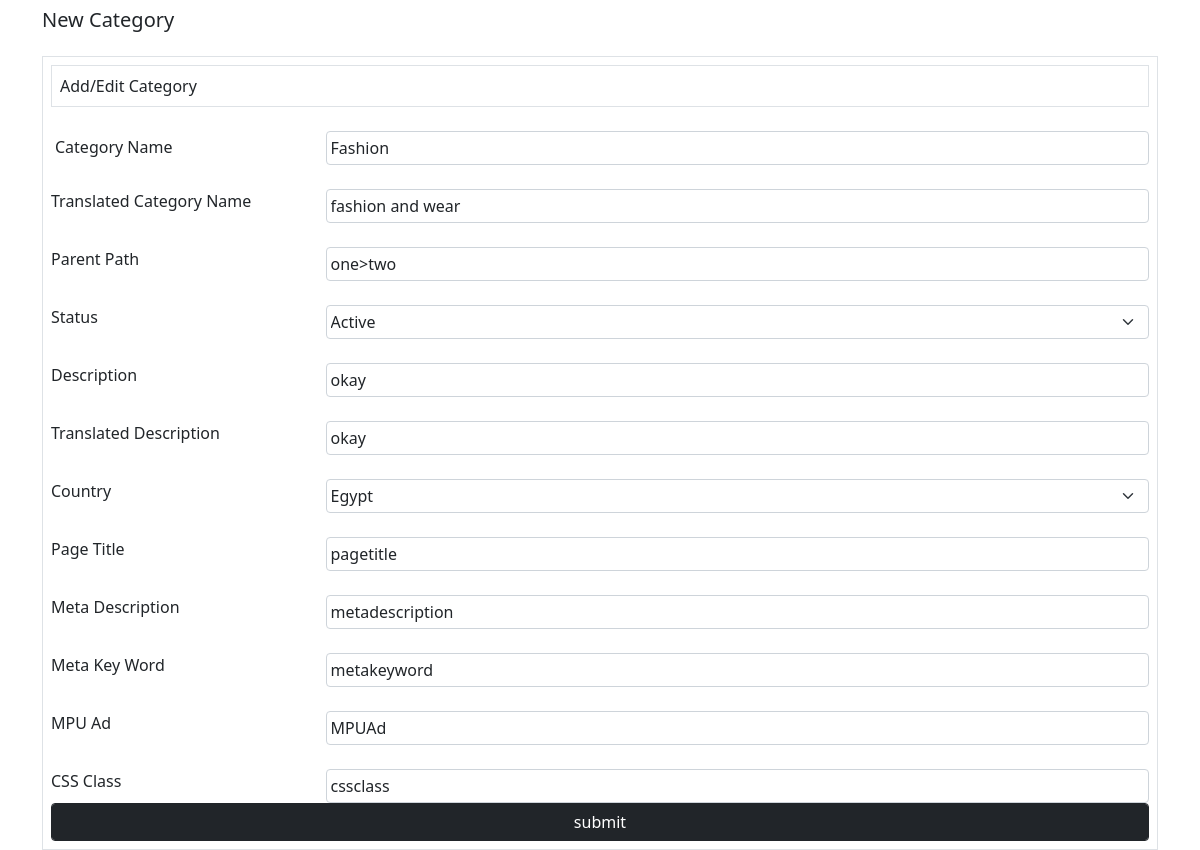
The page /EditCategory/1/ on the database its author committed.
### coupon/models.py (models this page shows)
class NewCategory(models.Model):
	categoryName=models.CharField(max_length=100)
	translatedCategoryName=models.CharField(max_length=100)
	parentPath=models.CharField(max_length=100)
	status=models.CharField(max_length=100)
	description=models.CharField(max_length=100)
	translatedDescription=models.CharField(max_length=100)
	country=models.CharField(max_length=100)
	pageTitle=models.CharField(max_length=100)
	metaDescription=models.CharField(max_length=100)
	metaKeyword=models.CharField(max_length=100)
	mpu=models.CharField(max_length=100)
	cssClass=models.CharField(max_length=100)
	categoryIcon=models.ImageField(upload_to="product_image",blank=True)
	createdDate=models.DateTimeField(auto_now=True)

### coupon/views.py (the view, shortened to what this page needs)
# urls.py: path('EditCategory/<int:id>/',views.EditCategory,name='EditCategory'),
def EditCategory(request,id):
	cobj=NewCategory.objects.filter(id=id)
	a=[]
	for i in cobj:
		a.append(i.categoryIcon)
	print(a)
	return render(request,'edit_category.html',{'cobj':cobj})

### template/edit_category.html (shortened to what this page needs)
<!DOCTYPE html>
{%load static%}
<html>
<head>
    	<link href="https://cdn.jsdelivr.net/npm/bootstrap@5.0.2/dist/css/bootstrap.min.css" rel="stylesheet">
   		 <link rel="stylesheet" href="https://cdnjs.cloudflare.com/ajax/libs/font-awesome/4.7.0/css/font-awesome.min.css">
   		 <link rel="stylesheet" type="text/css" href="https://cdnjs.cloudflare.com/ajax/libs/slick-carousel/1.8.1/slick.min.css"/>
  		<link rel="stylesheet" type="text/css" href="https://cdnjs.cloudflare.com/ajax/libs/slick-carousel/1.8.1/slick-theme.min.css"/>
  		<link rel="stylesheet" href="https://cdnjs.cloudflare.com/ajax/libs/font-awesome/5.15.3/css/all.min.css"/>
  <link rel="stylesheet" type="text/css" href="{% static 'style.css' %}">
</head>
<body>
	<div id="box2" class="container hidden-div">
					<h5 class="mt-2">New Category</h5>
					{%for i in cobj%}
					<form method="Post"  enctype="multipart/form-data" class="border p-2 mt-4">
						<p class="border p-2">Add/Edit Category</p>
						<span class="d-flex justify-content-between mt-4">
							<label class="p-1">Category Name</label>
							<input type="text" class="form-control w-75 p-1" name="ac_categoryname" value="{{i.categoryName}}">
						</span>
						<span class="d-flex justify-content-between mt-4">
							<label class="">Translated Category Name</label>
							<input type="text" class="form-control w-75 p-1 " name="ac_transcatname" value="{{i.translatedCategoryName}}">
						</span>
						<span class="d-flex justify-content-between mt-4">
							<label class="">Parent Path</label>
							<input type="text" class="form-control w-75 p-1" name="ac_parentpath" value="{{i.parentPath}}">
						</span>
						<span class="d-flex justify-content-between mt-4">
							<label class="">Status</label>
							<select class="form-select w-75 p-1" name="ac_status">
								<option value="Active">Active</option>
							</select>
						</span>
						<span class="d-flex justify-content-between mt-4">
							<label class="">Description</label>
							<input type="text" class="form-control w-75 p-1" name="ac_description" value="{{i.description}}">
						</span>
						<span class="d-flex justify-content-between mt-4">
							<label class="">Translated Description</label>
							<input type="text" class="form-control w-75 p-1" name="ac_transdesc" value="{{i.translatedDescription}}">
						</span>
						<span class="d-flex justify-content-between mt-4">
							<label class="">Country </label>
							<select class="form-select w-75 p-1" name="ac_country">
								<option value="{{i.country}}">{{i.country}}</option>
							</select>
						</span>
						<span class="d-flex justify-content-between mt-4">
							<label class="">Page Title</label>
							<input type="text" class="form-control w-75 p-1" name="ac_pagetitle" value="{{i.pageTitle}}">
						</span>
						<span class="d-flex justify-content-between mt-4">
							<label class="">Meta Description</label>
							<input type="text" class="form-control w-75 p-1" name="ac_metadesc" value="{{i.metaDescription}}">
						</span>
						<span class="d-flex justify-content-between mt-4">
							<label class="">Meta Key Word</label>
							<input type="text" class="form-control w-75 p-1" name="ac_metakeyword" value="{{i.metaKeyword}}">
						</span>
						<span class="d-flex justify-content-between mt-4">
							<label class="">MPU Ad</label>
							<input type="text" class="form-control w-75 p-1" name="ac_mpu" value="{{i.mpu}}">
						</span>
						<span class="d-flex justify-content-between mt-4">
							<label class="">CSS Class</label>
							<input type="text" class="form-control w-75 p-1" name="ac_cssclass" value="{{i.cssClass}}">
						</span>
						<span class="mt-4">
							<input type="submit" value="submit" name="" class="btn btn-dark form-control">
						</span>
					</form>
					{%endfor%}
				</div>
</body>
</html>

### rows shown on the page
NewCategory: ac_categoryname "Fashion", ac_transcatname "fashion and wear", ac_parentpath "one>two", ac_description "okay", ac_transdesc "okay", ac_country "Egypt", ac_pagetitle "pagetitle", ac_metadesc "metadescription", ac_metakeyword "metakeyword", ac_mpu "MPUAd", ac_cssclass "cssclass"
